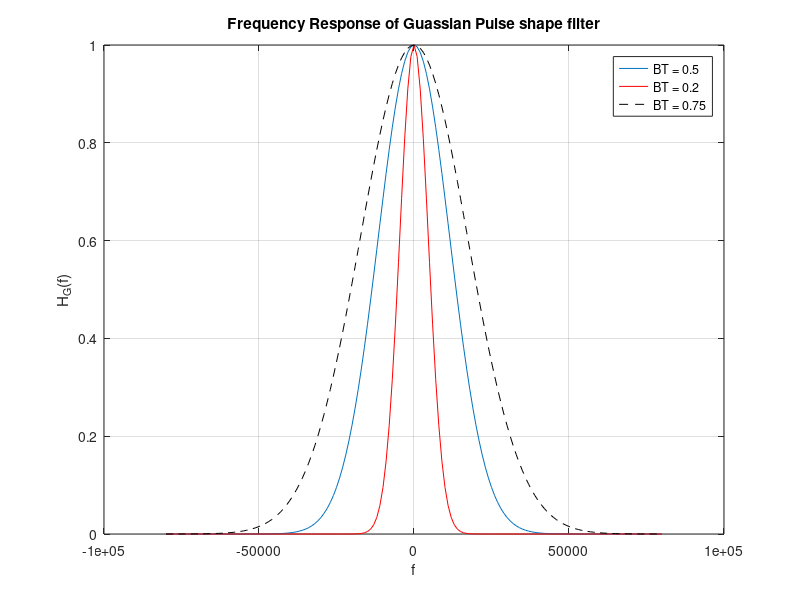
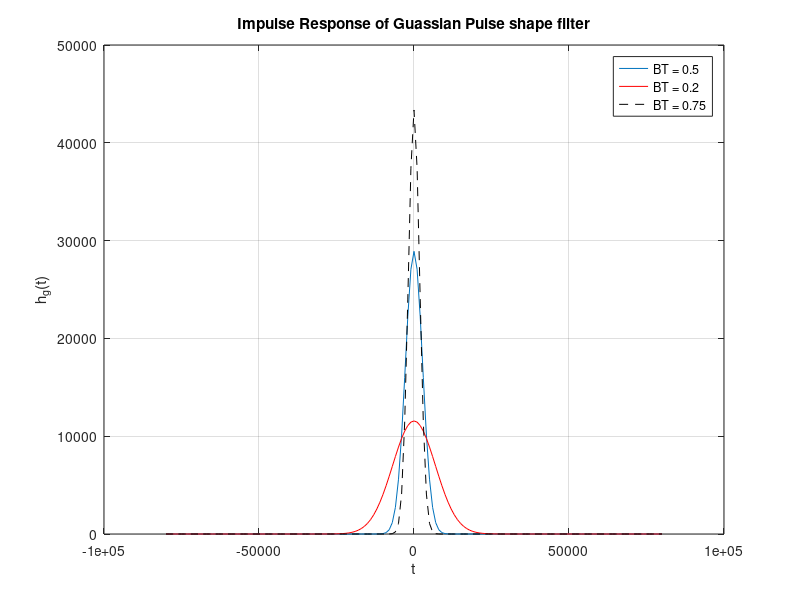
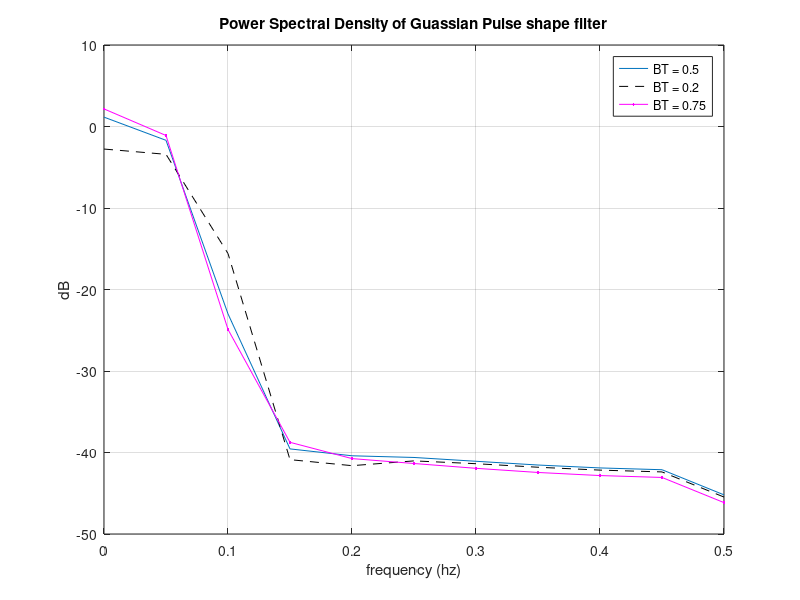

MATLAB code to generate these figures, in order:
%% HW5
% Teacher : Doctor_Mohammadi
% Author: [SeyedAli] - [SeyedHosseini]
% E-mail: [alishosseini79@aut.ac.ir]
%Student-Number : [9723042]
% University: Amirkabir University of Technology

%% Q 3
%% Clear recent data
clc;
close all;
clear;
%% Initialization
clear;
clc;
Rs = 19.2e3 ; %Symbol Rate
BTs = [0.5 , 0.2 , 0.75] ;
Ts = 1/Rs ;
B = BTs/Ts ;
alpha = 1.1774./(2*B) ;
f = -8 : 0.1 : 8 ;
f = 1e4.*f ;
t = -4 : 0.05 : 4 ;
t = 1e-4.*t ;
%% Claculation
Hg = zeros(length(BTs),length(f));
hg = zeros(length(BTs),length(f));
for i = 1 : 3
    Hg(i,:) = exp((-alpha(i)^2).*(f.^2));
    hg(i,:) = (sqrt(pi)/alpha(i)).*(exp((-(pi^2)/(alpha(i)^2)).*(t.^2)));
end
clc;
%% Plotting
figure(1)
plot(f,Hg(1,:));hold on
plot(f,Hg(2,:),"-r");hold on
plot(f,Hg(3,:),"--k");hold on
title("Frequency Response of Guassian Pulse shape filter")
% axis([0 7 -1.5 1.5])
xlabel ('f')
ylabel('H_G(f)')
grid on
legend('BT = 0.5','BT = 0.2','BT = 0.75')

figure(2)
plot(f,hg(1,:));hold on
plot(f,hg(2,:),"-r");hold on
plot(f,hg(3,:),"--k");hold on
title("Impulse Response of Guassian Pulse shape filter")
% axis([0 7 -1.5 1.5])
xlabel ('t')
ylabel('h_g(t)')
grid on
legend('BT = 0.5','BT = 0.2','BT = 0.75')

%% PSD
clc;
figure(3)
[px , f] = pwelch(Hg(1,:),20);
plot(f,10*log10(px));hold on
[px , f] = pwelch(Hg(2,:),20);
plot(f,10*log10(px),"-- k");hold on
[px , f] = pwelch(Hg(3,:),20);
plot(f,10*log10(px),".- m");
title("Power Spectral Density of Guassian Pulse shape filter")
% axis([0 7 -1.5 1.5])
xlabel ('frequency (hz)')
ylabel('dB')
grid on
legend('BT = 0.5','BT = 0.2','BT = 0.75')
